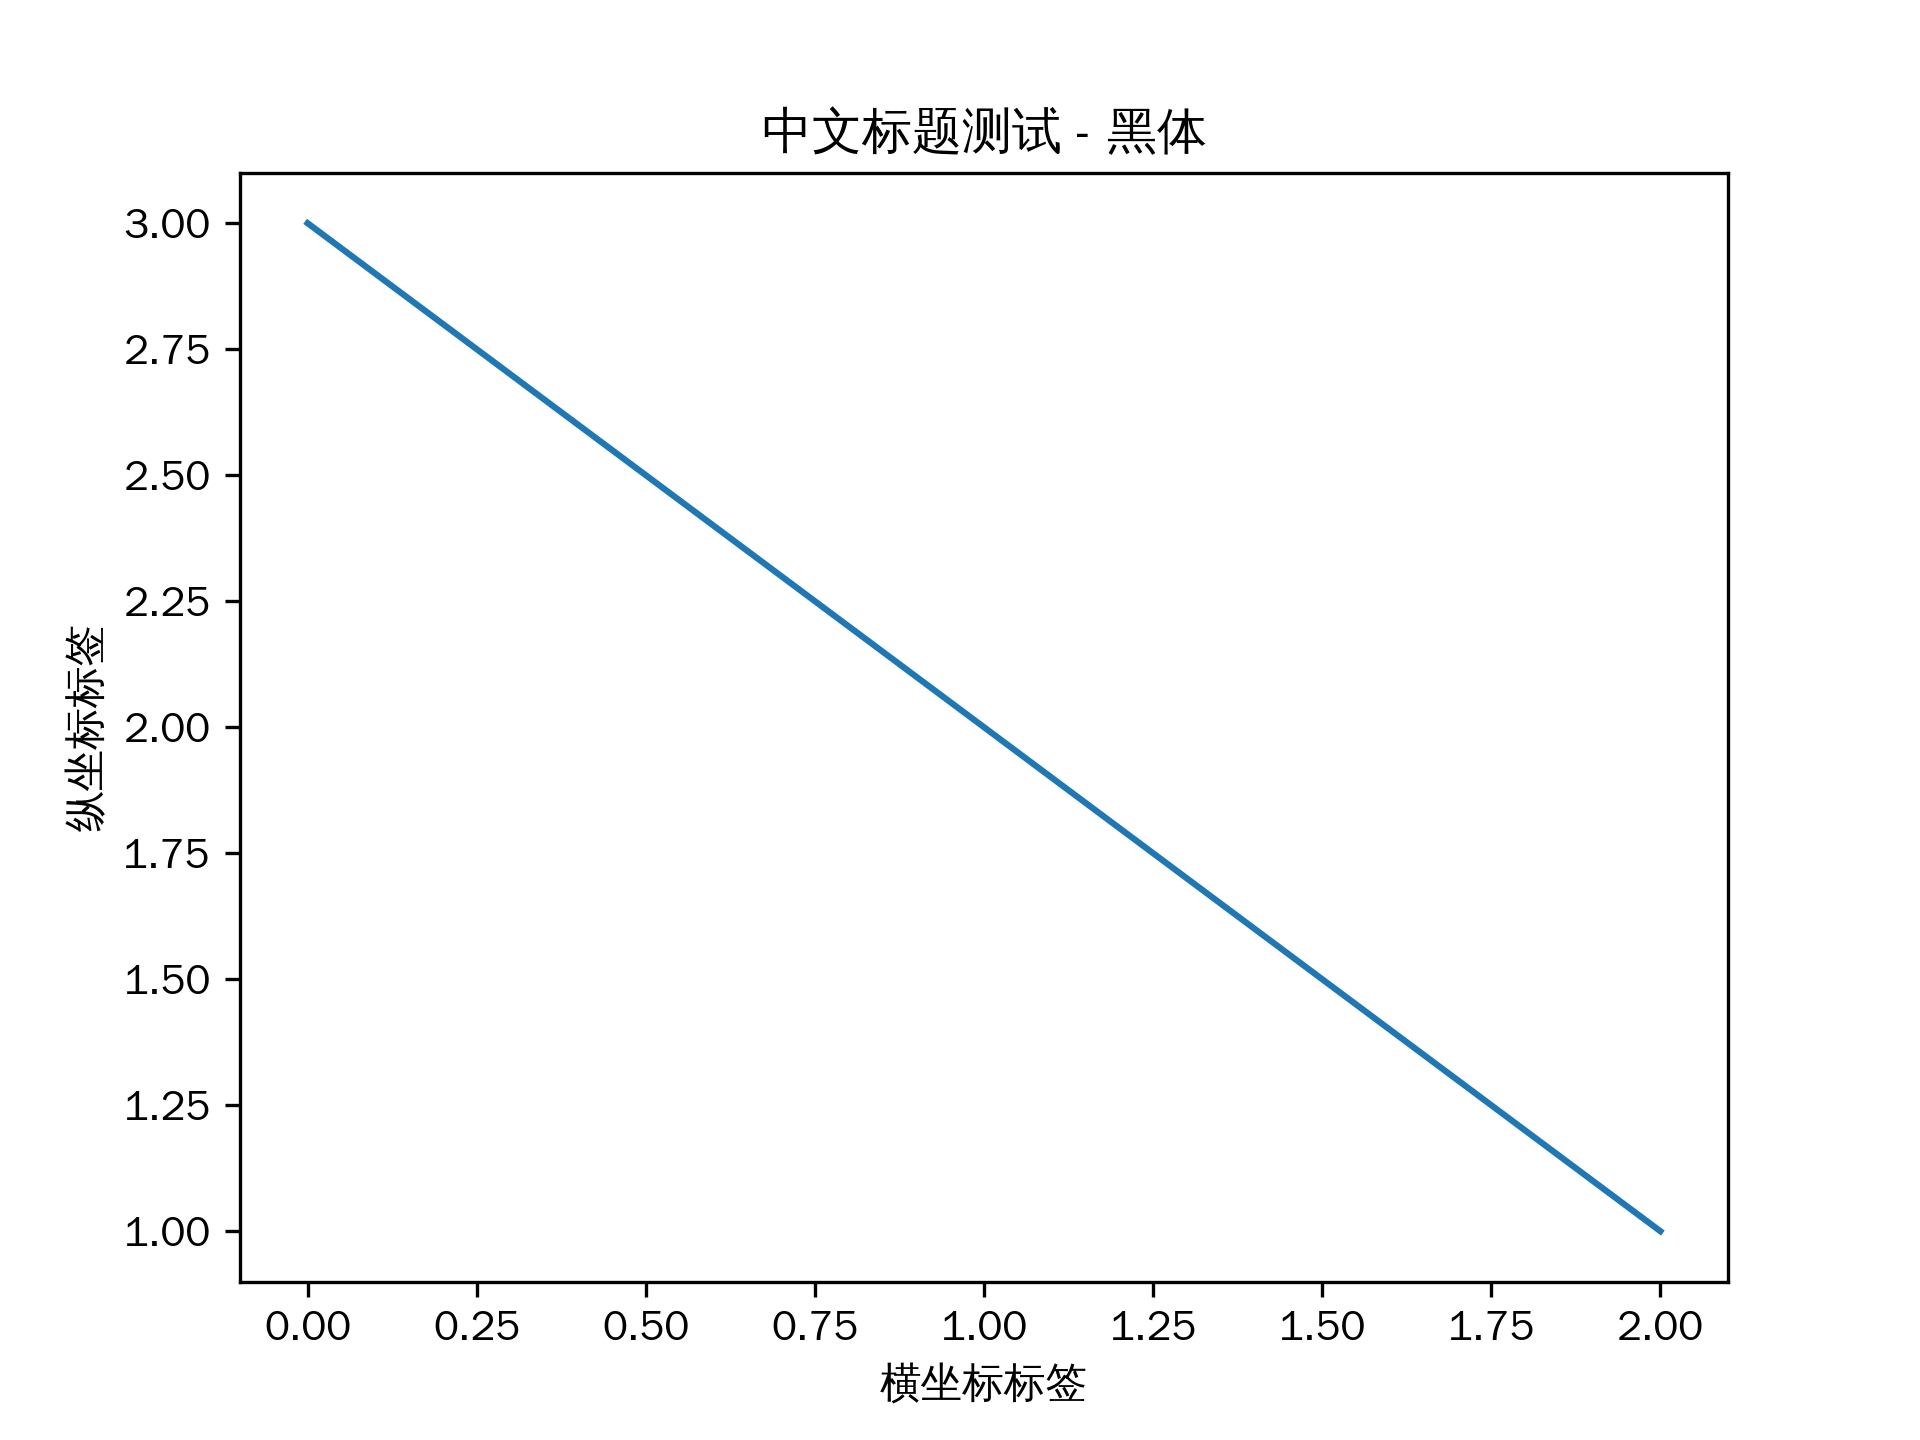

Recreate this plot in Python.
import matplotlib.pyplot as plt
import matplotlib.font_manager as fm

# 指定字体路径
font_path = "/usr/share/fonts/truetype/wqy/wqy-zenhei.ttc"  # 替换为实际路径
font_prop = fm.FontProperties(fname=font_path)
plt.rcParams['font.family'] = font_prop.get_name()
plt.rcParams['axes.unicode_minus'] = False

# plt.rcParams['font.sans-serif'] = ['SimHei']  # 用来正常显示中文标签
# plt.rcParams['axes.unicode_minus'] = False    # 用来正常显示负号
plt.figure()
plt.plot([0, 1, 2], [3, 2, 1])
plt.title("中文标题测试 - 黑体")
plt.xlabel("横坐标标签")
plt.ylabel("纵坐标标签")
plt.savefig('test.png', dpi=300)
plt.close()